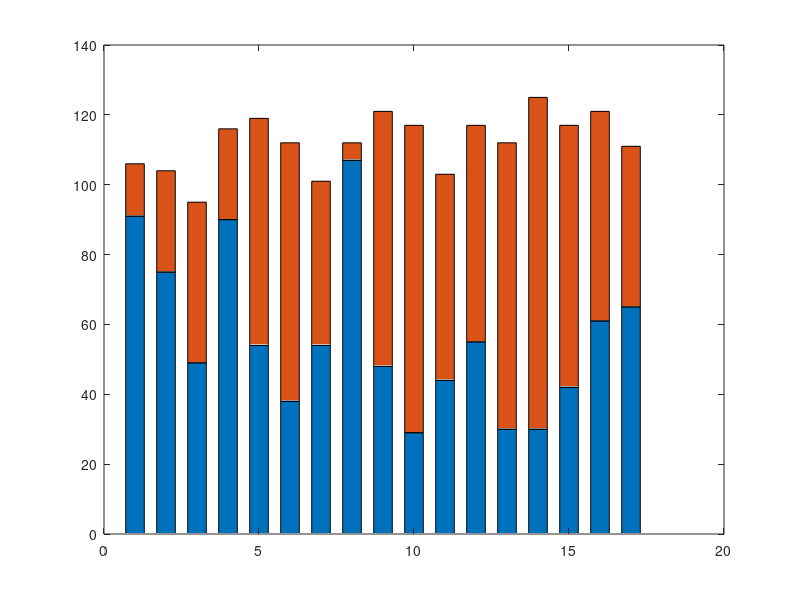

Source code (MATLAB): (Note: this script raises an error after producing the figure.)
clear all
close all
clf

save_fig_path = 'G:\Research\Auditory model\Figure_AI\Sup0_part';
save_fig_name = 'prop_rsep';

% load('contacts_all_resp_sub15.mat')
load('contacts_all_resp_sub17.mat')

y = contacts_all_resp;

set(gcf, 'Position', [100, 100, 400, 260]);  % 更合理比例

% Bottom bar graph
% ax2 = nexttile;
% bar(ax2,y,'stacked')

% 绘制堆叠柱状图，设置柱宽
barHandle = bar(y, 'stacked', 'BarWidth', 0.6);

% 定义颜色
green_color = [145, 172, 91] / 255;
white_color = [1 1 1];

% 设置每列颜色，第1列绿色，其它白色
for i = 1:length(barHandle)
    if i == 1
        barHandle(i).FaceColor = green_color;
    else
        barHandle(i).FaceColor = white_color;
    end
end

xticks([1,2,3,4,5,6,7,8,9,10,11,12,13,14,15,16,17]);
%xticklabels({'LMT', 'YHP','LL','LR','ZRH','LJ','ZJP'});
% xticklabels({'P462', 'P450','P445','P434','P474','P466','P463','P430','P469','P468','P451','P465','P454','P480','P481','P443','P455'});
ylabel('The number of contacts', 'FontSize', 8, 'FontName', 'Arial', 'Color', 'k');
xlabel('Subjects label',  'FontSize', 8, 'FontName', 'Arial', 'Color', 'k');
set(gca, 'FontSize', 8, 'FontName', 'Arial', 'TickDir', 'out', 'LineWidth', 0.5, 'XColor', 'k', 'YColor', 'k');
box off; 
exportgraphics(gcf, fullfile(save_fig_path,[save_fig_name,'.pdf']) ,'Resolution',600);
